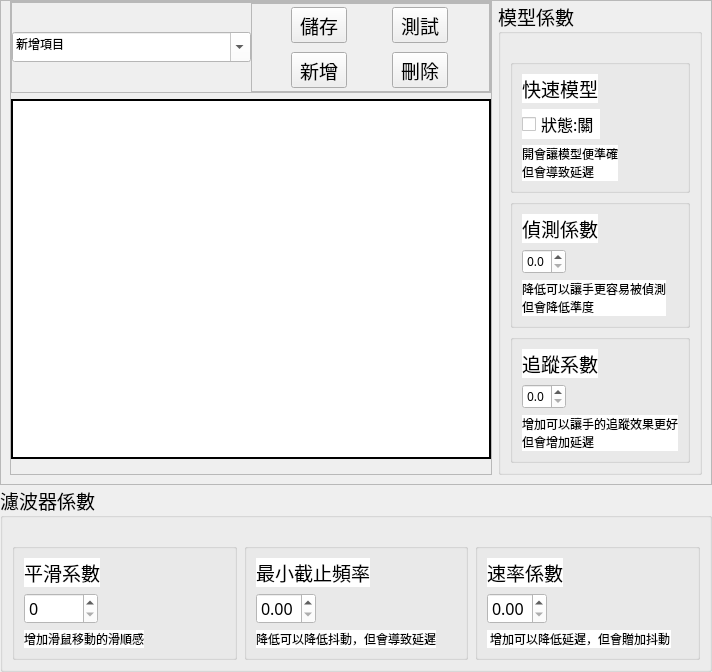
         <widget class="QWidget" name="argument_page">
          <property name="styleSheet">
           <string notr="true">QLabel{
background-color: rgb(255, 255, 255);
}
QDoubleSpinBox{
background-color: rgb(255, 255, 255);
}
QSpinBox{
background-color: rgb(255, 255, 255);
}</string>
          </property>
          <layout class="QVBoxLayout" name="verticalLayout">
           <property name="spacing">
            <number>0</number>
           </property>
           <property name="leftMargin">
            <number>0</number>
           </property>
           <property name="topMargin">
            <number>0</number>
           </property>
           <property name="rightMargin">
            <number>0</number>
           </property>
           <property name="bottomMargin">
            <number>0</number>
           </property>
           <item>
            <widget class="QFrame" name="top_area">
             <property name="sizePolicy">
              <sizepolicy hsizetype="Preferred" vsizetype="Preferred">
               <horstretch>0</horstretch>
               <verstretch>3</verstretch>
              </sizepolicy>
             </property>
             <property name="styleSheet">
              <string notr="true"/>
             </property>
             <property name="frameShape">
              <enum>QFrame::StyledPanel</enum>
             </property>
             <property name="frameShadow">
              <enum>QFrame::Raised</enum>
             </property>
             <layout class="QHBoxLayout" name="horizontalLayout_2">
              <property name="topMargin">
               <number>0</number>
              </property>
              <item alignment="Qt::AlignHCenter">
               <widget class="QFrame" name="video_area">
                <property name="sizePolicy">
                 <sizepolicy hsizetype="Preferred" vsizetype="Preferred">
                  <horstretch>3</horstretch>
                  <verstretch>0</verstretch>
                 </sizepolicy>
                </property>
                <property name="frameShape">
                 <enum>QFrame::StyledPanel</enum>
                </property>
                <property name="frameShadow">
                 <enum>QFrame::Raised</enum>
                </property>
                <layout class="QVBoxLayout" name="verticalLayout_3">
                 <property name="leftMargin">
                  <number>0</number>
                 </property>
                 <property name="topMargin">
                  <number>0</number>
                 </property>
                 <property name="rightMargin">
                  <number>0</number>
                 </property>
                 <property name="bottomMargin">
                  <number>15</number>
                 </property>
                 <item>
                  <widget class="QFrame" name="setting_control_area">
                   <property name="frameShape">
                    <enum>QFrame::StyledPanel</enum>
                   </property>
                   <property name="frameShadow">
                    <enum>QFrame::Raised</enum>
                   </property>
                   <layout class="QHBoxLayout" name="horizontalLayout_5">
                    <property name="spacing">
                     <number>0</number>
                    </property>
                    <property name="leftMargin">
                     <number>0</number>
                    </property>
                    <property name="topMargin">
                     <number>0</number>
                    </property>
                    <property name="rightMargin">
                     <number>0</number>
                    </property>
                    <property name="bottomMargin">
                     <number>0</number>
                    </property>
                    <item>
                     <widget class="QComboBox" name="arg_comboBox">
                      <property name="minimumSize">
                       <size>
                        <width>200</width>
                        <height>30</height>
                       </size>
                      </property>
                      <property name="font">
                       <font>
                        <family>Adobe 黑体 Std R</family>
                        <pointsize>10</pointsize>
                       </font>
                      </property>
                      <property name="styleSheet">
                       <string notr="true">background-color: rgb(255, 255, 255);</string>
                      </property>
                      <property name="editable">
                       <bool>true</bool>
                      </property>
                      <item>
                       <property name="text">
                        <string>新增項目</string>
                       </property>
                      </item>
                     </widget>
                    </item>
                    <item>
                     <widget class="QFrame" name="setting_btn_area">
                      <property name="frameShape">
                       <enum>QFrame::StyledPanel</enum>
                      </property>
                      <property name="frameShadow">
                       <enum>QFrame::Raised</enum>
                      </property>
                      <layout class="QGridLayout" name="gridLayout_2">
                       <property name="leftMargin">
                        <number>0</number>
                       </property>
                       <property name="topMargin">
                        <number>0</number>
                       </property>
                       <property name="rightMargin">
                        <number>0</number>
                       </property>
                       <property name="bottomMargin">
                        <number>0</number>
                       </property>
                       <item row="1" column="2">
                        <widget class="QToolButton" name="arg_test_btn">
                         <property name="font">
                          <font>
                           <family>Adobe 黑体 Std R</family>
                           <pointsize>14</pointsize>
                          </font>
                         </property>
                         <property name="text">
                          <string>測試</string>
                         </property>
                         <property name="icon">
                          <iconset resource="res.qrc">
                           <normaloff>:/icons/icons/try.png</normaloff>:/icons/icons/try.png</iconset>
                         </property>
                         <property name="iconSize">
                          <size>
                           <width>40</width>
                           <height>40</height>
                          </size>
                         </property>
                         <property name="toolButtonStyle">
                          <enum>Qt::ToolButtonTextBesideIcon</enum>
                         </property>
                        </widget>
                       </item>
                       <item row="3" column="2">
                        <widget class="QToolButton" name="arg_del_btn">
                         <property name="font">
                          <font>
                           <family>Adobe 黑体 Std R</family>
                           <pointsize>14</pointsize>
                          </font>
                         </property>
                         <property name="text">
                          <string>刪除</string>
                         </property>
                         <property name="icon">
                          <iconset resource="res.qrc">
                           <normaloff>:/icons/icons/minus.png</normaloff>:/icons/icons/minus.png</iconset>
                         </property>
                         <property name="iconSize">
                          <size>
                           <width>40</width>
                           <height>40</height>
                          </size>
                         </property>
                         <property name="toolButtonStyle">
                          <enum>Qt::ToolButtonTextBesideIcon</enum>
                         </property>
                        </widget>
                       </item>
                       <item row="1" column="1">
                        <widget class="QToolButton" name="arg_save_btn">
                         <property name="font">
                          <font>
                           <family>Adobe 黑体 Std R</family>
                           <pointsize>14</pointsize>
                          </font>
                         </property>
                         <property name="text">
                          <string>儲存</string>
                         </property>
                         <property name="icon">
                          <iconset resource="res.qrc">
                           <normaloff>:/icons/icons/check.png</normaloff>:/icons/icons/check.png</iconset>
                         </property>
                         <property name="iconSize">
                          <size>
                           <width>40</width>
                           <height>40</height>
                          </size>
                         </property>
                         <property name="toolButtonStyle">
                          <enum>Qt::ToolButtonTextBesideIcon</enum>
                         </property>
                        </widget>
                       </item>
                       <item row="3" column="1">
                        <widget class="QToolButton" name="arg_add_btn">
                         <property name="font">
                          <font>
                           <family>Adobe 黑体 Std R</family>
                           <pointsize>14</pointsize>
                          </font>
                         </property>
                         <property name="text">
                          <string>新增</string>
                         </property>
                         <property name="icon">
                          <iconset resource="res.qrc">
                           <normaloff>:/icons/icons/plus.png</normaloff>:/icons/icons/plus.png</iconset>
                         </property>
                         <property name="iconSize">
                          <size>
                           <width>40</width>
                           <height>40</height>
                          </size>
                         </property>
                         <property name="toolButtonStyle">
                          <enum>Qt::ToolButtonTextBesideIcon</enum>
                         </property>
                        </widget>
                       </item>
                      </layout>
                     </widget>
                    </item>
                   </layout>
                  </widget>
                 </item>
                 <item alignment="Qt::AlignHCenter">
                  <widget class="QGraphicsView" name="video_graphicsView">
                   <property name="minimumSize">
                    <size>
                     <width>480</width>
                     <height>0</height>
                    </size>
                   </property>
                   <property name="maximumSize">
                    <size>
                     <width>480</width>
                     <height>360</height>
                    </size>
                   </property>
                   <property name="styleSheet">
                    <string notr="true">background-color: rgb(255, 255, 255);
border: 2px solid black</string>
                   </property>
                   <property name="verticalScrollBarPolicy">
                    <enum>Qt::ScrollBarAlwaysOff</enum>
                   </property>
                   <property name="horizontalScrollBarPolicy">
                    <enum>Qt::ScrollBarAlwaysOff</enum>
                   </property>
                  </widget>
                 </item>
                </layout>
               </widget>
              </item>
              <item>
               <widget class="QGroupBox" name="model_arg_area">
                <property name="sizePolicy">
                 <sizepolicy hsizetype="Preferred" vsizetype="Preferred">
                  <horstretch>1</horstretch>
                  <verstretch>0</verstretch>
                 </sizepolicy>
                </property>
                <property name="font">
                 <font>
                  <family>Adobe 黑体 Std R</family>
                  <pointsize>14</pointsize>
                 </font>
                </property>
                <property name="title">
                 <string>模型係數</string>
                </property>
                <layout class="QVBoxLayout" name="verticalLayout_2">
                 <property name="topMargin">
                  <number>25</number>
                 </property>
                 <item>
                  <widget class="QGroupBox" name="groupBox_6">
                   <property name="font">
                    <font>
                     <pointsize>7</pointsize>
                    </font>
                   </property>
                   <property name="title">
                    <string/>
                   </property>
                   <layout class="QFormLayout" name="formLayout_4">
                    <property name="horizontalSpacing">
                     <number>0</number>
                    </property>
                    <item row="0" column="0">
                     <widget class="QLabel" name="model_complex_label">
                      <property name="font">
                       <font>
                        <family>Adobe 黑体 Std R</family>
                        <pointsize>14</pointsize>
                       </font>
                      </property>
                      <property name="text">
                       <string>快速模型</string>
                      </property>
                     </widget>
                    </item>
                    <item row="1" column="0">
                     <widget class="QCheckBox" name="model_complex_checkBox">
                      <property name="font">
                       <font>
                        <family>Adobe 黑体 Std R</family>
                        <pointsize>12</pointsize>
                       </font>
                      </property>
                      <property name="styleSheet">
                       <string notr="true">background-color: rgb(255, 255, 255);</string>
                      </property>
                      <property name="text">
                       <string>狀態:關</string>
                      </property>
                     </widget>
                    </item>
                    <item row="2" column="0">
                     <widget class="QLabel" name="model_complex_caption">
                      <property name="font">
                       <font>
                        <pointsize>9</pointsize>
                       </font>
                      </property>
                      <property name="text">
                       <string>開會讓模型便準確
但會導致延遲</string>
                      </property>
                     </widget>
                    </item>
                   </layout>
                  </widget>
                 </item>
                 <item>
                  <widget class="QGroupBox" name="groupBox_7">
                   <property name="title">
                    <string/>
                   </property>
                   <layout class="QFormLayout" name="formLayout_9">
                    <item row="0" column="0">
                     <widget class="QLabel" name="detection_label">
                      <property name="font">
                       <font>
                        <family>Adobe 黑体 Std R</family>
                        <pointsize>14</pointsize>
                       </font>
                      </property>
                      <property name="text">
                       <string>偵測係數</string>
                      </property>
                     </widget>
                    </item>
                    <item row="1" column="0">
                     <widget class="QDoubleSpinBox" name="detection_spinBox">
                      <property name="font">
                       <font>
                        <family>Adobe 黑体 Std R</family>
                        <pointsize>9</pointsize>
                       </font>
                      </property>
                      <property name="decimals">
                       <number>1</number>
                      </property>
                      <property name="maximum">
                       <double>1.000000000000000</double>
                      </property>
                      <property name="singleStep">
                       <double>0.100000000000000</double>
                      </property>
                     </widget>
                    </item>
                    <item row="2" column="0">
                     <widget class="QLabel" name="detection_caption">
                      <property name="font">
                       <font>
                        <pointsize>9</pointsize>
                       </font>
                      </property>
                      <property name="text">
                       <string>降低可以讓手更容易被偵測
但會降低準度</string>
                      </property>
                      <property name="scaledContents">
                       <bool>false</bool>
                      </property>
                      <property name="wordWrap">
                       <bool>true</bool>
                      </property>
                     </widget>
                    </item>
                   </layout>
                  </widget>
                 </item>
                 <item>
                  <widget class="QGroupBox" name="groupBox_8">
                   <property name="styleSheet">
                    <string notr="true"/>
                   </property>
                   <property name="title">
                    <string/>
                   </property>
                   <layout class="QFormLayout" name="formLayout_10">
                    <item row="0" column="0">
                     <widget class="QLabel" name="tracking_label">
                      <property name="font">
                       <font>
                        <family>Adobe 黑体 Std R</family>
                        <pointsize>14</pointsize>
                       </font>
                      </property>
                      <property name="text">
                       <string>追蹤系數</string>
                      </property>
                     </widget>
                    </item>
                    <item row="1" column="0">
                     <widget class="QDoubleSpinBox" name="tracking_spinBox">
                      <property name="font">
                       <font>
                        <family>Adobe 黑体 Std R</family>
                        <pointsize>9</pointsize>
                       </font>
                      </property>
                      <property name="decimals">
                       <number>1</number>
                      </property>
                      <property name="maximum">
                       <double>1.000000000000000</double>
                      </property>
                      <property name="singleStep">
                       <double>0.100000000000000</double>
                      </property>
                     </widget>
                    </item>
                    <item row="2" column="0">
                     <widget class="QLabel" name="tracking_caption">
                      <property name="font">
                       <font>
                        <pointsize>9</pointsize>
                       </font>
                      </property>
                      <property name="text">
                       <string>增加可以讓手的追蹤效果更好
但會增加延遲</string>
                      </property>
                     </widget>
                    </item>
                   </layout>
                  </widget>
                 </item>
                </layout>
               </widget>
              </item>
             </layout>
            </widget>
           </item>
           <item>
            <widget class="QGroupBox" name="filter_arg_area">
             <property name="sizePolicy">
              <sizepolicy hsizetype="Preferred" vsizetype="Preferred">
               <horstretch>0</horstretch>
               <verstretch>1</verstretch>
              </sizepolicy>
             </property>
             <property name="font">
              <font>
               <family>Adobe 黑体 Std R</family>
               <pointsize>14</pointsize>
               <weight>50</weight>
               <bold>false</bold>
              </font>
             </property>
             <property name="title">
              <string>濾波器係數</string>
             </property>
             <layout class="QHBoxLayout" name="horizontalLayout_3">
              <property name="spacing">
               <number>7</number>
              </property>
              <property name="topMargin">
               <number>25</number>
              </property>
              <item>
               <widget class="QGroupBox" name="groupBox_5">
                <property name="sizePolicy">
                 <sizepolicy hsizetype="Preferred" vsizetype="Preferred">
                  <horstretch>1</horstretch>
                  <verstretch>0</verstretch>
                 </sizepolicy>
                </property>
                <property name="title">
                 <string/>
                </property>
                <layout class="QFormLayout" name="formLayout_3">
                 <item row="0" column="0">
                  <widget class="QLabel" name="smooth_label">
                   <property name="font">
                    <font>
                     <family>Adobe 黑体 Std R</family>
                     <pointsize>14</pointsize>
                    </font>
                   </property>
                   <property name="text">
                    <string>平滑系數</string>
                   </property>
                  </widget>
                 </item>
                 <item row="1" column="0">
                  <widget class="QSpinBox" name="smooth_spinBox">
                   <property name="font">
                    <font>
                     <family>Adobe 黑体 Std R</family>
                     <pointsize>12</pointsize>
                    </font>
                   </property>
                   <property name="maximum">
                    <number>20000</number>
                   </property>
                   <property name="singleStep">
                    <number>100</number>
                   </property>
                   <property name="displayIntegerBase">
                    <number>10</number>
                   </property>
                  </widget>
                 </item>
                 <item row="2" column="0">
                  <widget class="QLabel" name="smooth_caption">
                   <property name="font">
                    <font>
                     <family>Adobe 黑体 Std R</family>
                     <pointsize>9</pointsize>
                    </font>
                   </property>
                   <property name="text">
                    <string>增加滑鼠移動的滑順感</string>
                   </property>
                  </widget>
                 </item>
                </layout>
               </widget>
              </item>
              <item>
               <widget class="QGroupBox" name="groupBox_2">
                <property name="sizePolicy">
                 <sizepolicy hsizetype="Preferred" vsizetype="Preferred">
                  <horstretch>1</horstretch>
                  <verstretch>0</verstretch>
                 </sizepolicy>
                </property>
                <property name="title">
                 <string/>
                </property>
                <layout class="QFormLayout" name="formLayout">
                 <item row="0" column="0">
                  <widget class="QLabel" name="min_cutoff_label">
                   <property name="font">
                    <font>
                     <family>Adobe 黑体 Std R</family>
                     <pointsize>14</pointsize>
                    </font>
                   </property>
                   <property name="text">
                    <string>最小截止頻率</string>
                   </property>
                  </widget>
                 </item>
                 <item row="1" column="0">
                  <widget class="QDoubleSpinBox" name="min_cutoff_SpinBox">
                   <property name="font">
                    <font>
                     <family>Adobe 黑体 Std R</family>
                     <pointsize>12</pointsize>
                    </font>
                   </property>
                   <property name="decimals">
                    <number>2</number>
                   </property>
                   <property name="maximum">
                    <double>5.000000000000000</double>
                   </property>
                   <property name="singleStep">
                    <double>0.010000000000000</double>
                   </property>
                  </widget>
                 </item>
                 <item row="2" column="0">
                  <widget class="QLabel" name="min_cutoff_caption">
                   <property name="font">
                    <font>
                     <family>Adobe 黑体 Std R</family>
                     <pointsize>9</pointsize>
                    </font>
                   </property>
                   <property name="text">
                    <string>降低可以降低抖動，但會導致延遲</string>
                   </property>
                  </widget>
                 </item>
                </layout>
               </widget>
              </item>
              <item>
               <widget class="QGroupBox" name="groupBox">
                <property name="sizePolicy">
                 <sizepolicy hsizetype="Preferred" vsizetype="Preferred">
                  <horstretch>1</horstretch>
                  <verstretch>0</verstretch>
                 </sizepolicy>
                </property>
                <property name="title">
                 <string/>
                </property>
                <layout class="QFormLayout" name="formLayout_2">
                 <item row="0" column="0">
                  <widget class="QLabel" name="rate_label">
                   <property name="font">
                    <font>
                     <family>Adobe 黑体 Std R</family>
                     <pointsize>14</pointsize>
                    </font>
                   </property>
                   <property name="text">
                    <string>速率係數</string>
                   </property>
                  </widget>
                 </item>
                 <item row="1" column="0">
                  <widget class="QDoubleSpinBox" name="rate_spinBox">
                   <property name="font">
                    <font>
                     <family>Adobe 黑体 Std R</family>
                     <pointsize>12</pointsize>
                    </font>
                   </property>
                   <property name="decimals">
                    <number>2</number>
                   </property>
                   <property name="maximum">
                    <double>5.000000000000000</double>
                   </property>
                   <property name="singleStep">
                    <double>0.010000000000000</double>
                   </property>
                  </widget>
                 </item>
                 <item row="2" column="0">
                  <widget class="QLabel" name="rate_caption">
                   <property name="font">
                    <font>
                     <family>Adobe 黑体 Std R</family>
                     <pointsize>9</pointsize>
                    </font>
                   </property>
                   <property name="text">
                    <string> 增加可以降低延遲，但會贈加抖動</string>
                   </property>
                  </widget>
                 </item>
                </layout>
               </widget>
              </item>
             </layout>
            </widget>
           </item>
          </layout>
         </widget>
